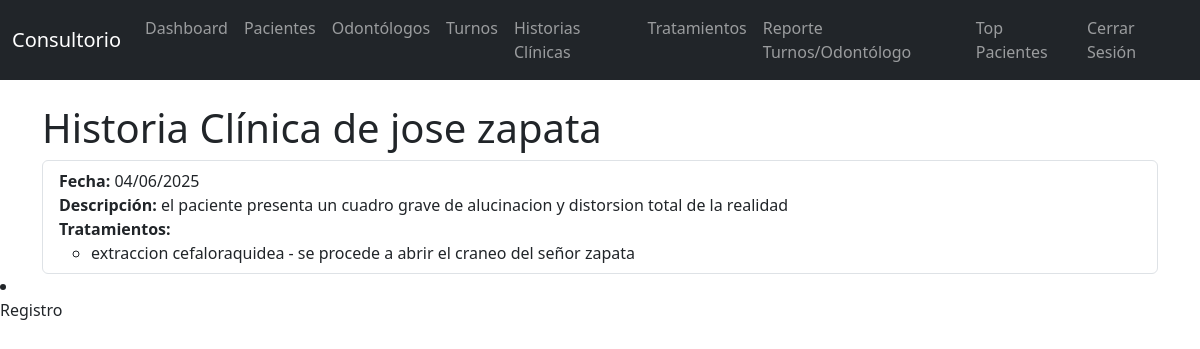
The app's page /paciente/1/historia_clinica with its own data.
### app/models.py (models this page shows, shortened)
class Paciente(db.Model):
    id = db.Column(db.Integer, primary_key=True)
    nombre = db.Column(db.String(50), nullable=False)
    apellido = db.Column(db.String(50), nullable=False)
    turnos = db.relationship('Turno', backref='paciente', lazy=True)

class HistoriaClinica(db.Model):
    id = db.Column(db.Integer, primary_key=True)
    paciente_id = db.Column(db.Integer, db.ForeignKey('paciente.id'), nullable=False)
    fecha = db.Column(db.DateTime, default=datetime.utcnow, nullable=False)
    descripcion = db.Column(db.Text, nullable=False)
    paciente = db.relationship('Paciente', backref=db.backref('historias_clinicas', lazy=True))

class Tratamiento(db.Model):
    id = db.Column(db.Integer, primary_key=True)
    historia_clinica_id = db.Column(db.Integer, db.ForeignKey('historia_clinica.id'), nullable=False)
    nombre = db.Column(db.String(100), nullable=False)
    descripcion = db.Column(db.Text, nullable=False)
    historia_clinica = db.relationship('HistoriaClinica', backref=db.backref('tratamientos', lazy=True))

### app/routes.py (the view)
@app.route('/paciente/<int:id>/historia_clinica')
def detalle_historia(id):
    paciente = Paciente.query.options(
        joinedload(Paciente.historias_clinicas)
            .joinedload(HistoriaClinica.tratamientos)
    ).get_or_404(id)
    return render_template('detalle_historia.html', paciente=paciente, historias=paciente.historias_clinicas)

### app/templates/detalle_historia.html (shortened to what this page needs)
{% extends "base.html" %}
{% block content %}
<h1>Historia Clínica de {{ paciente.nombre }} {{ paciente.apellido }}</h1>
    {% if historias %}
<ul class="list-group">
    {% for historia in historias %}
    <li class="list-group-item">
        <strong>Fecha:</strong> {{ historia.fecha.strftime('%d/%m/%Y') }}<br>
        <strong>Descripción:</strong> {{ historia.descripcion }}<br>
        {% if historia.tratamientos %}
        <strong>Tratamientos:</strong>
        <ul>
            {% for tratamiento in historia.tratamientos %}
            <li>{{ tratamiento.nombre }} - {{ tratamiento.descripcion }}</li>
            {% endfor %}
        </ul>
        {% else %}
        <em>Sin tratamientos registrados.</em>
        {% endif %}
    </li>
    {% endfor %}
</ul>
    {% else %}
<div class="alert alert-info">Este paciente no tiene historias clínicas registradas aún.</div>
    {% endif %}
{% endblock %}

### app/templates/base.html (shortened to what this page needs)
<!DOCTYPE html>
<html lang="es">
<head>
    <link href="https://cdn.jsdelivr.net/npm/bootstrap@5.3.0/dist/css/bootstrap.min.css" rel="stylesheet">
</head>
<body>
    <nav class="navbar navbar-expand-lg navbar-dark bg-dark mb-4">
        <div class="container-fluid">
            <a class="navbar-brand" href="{{ url_for('dashboard') }}">Consultorio</a>
            <div class="collapse navbar-collapse" id="navbarNav">
                <ul class="navbar-nav">
                    <li class="nav-item">
                        <a class="nav-link" href="{{ url_for('dashboard') }}">Dashboard</a>
                    </li>
                    <li class="nav-item">
                        <a class="nav-link" href="{{ url_for('pacientes') }}">Pacientes</a>
                    </li>
                    <li class="nav-item">
                        <a class="nav-link" href="{{ url_for('odontologos') }}">Odontólogos</a>
                    </li>
                    <li class="nav-item">
                        <a class="nav-link" href="{{ url_for('turnos') }}">Turnos</a>
                    </li>
                    <li class="nav-item">
                        <a class="nav-link" href="{{ url_for('historias_clinicas') }}">Historias Clínicas</a>
                    </li>
                    <li class="nav-item">
                        <a class="nav-link" href="{{ url_for('tratamientos') }}">Tratamientos</a>
                    </li>
                    <li class="nav-item">
                        <a class="nav-link" href="{{ url_for('reporte_turnos_por_odontologo') }}">Reporte Turnos/Odontólogo</a>
                    </li>
                    <li class="nav-item">
                        <a class="nav-link" href="{{ url_for('top_pacientes_turnos') }}">Top Pacientes</a>
                    </li>
                    <li class="nav-item">
                        <a class="nav-link" href="{{ url_for('logout') }}">Cerrar Sesión</a>
                    </li>
                </ul>
            </div>
        </div>
    </nav>
    <div class="container">
        {% block content %}{% endblock %}
    </div>
</body>
</html>
<li class="nav-item">
    <a class="nav-link" href="{{ url_for('registro') }}">Registro</a>
</li>

### records on screen
Paciente: nombre "jose", apellido "zapata"
HistoriaClinica: fecha "04/06/2025", descripcion "el paciente presenta un cuadro grave de alucinacion y distorsion total de la realidad"
Tratamiento: nombre "extraccion cefaloraquidea", descripcion "se procede a abrir el craneo del señor zapata"
